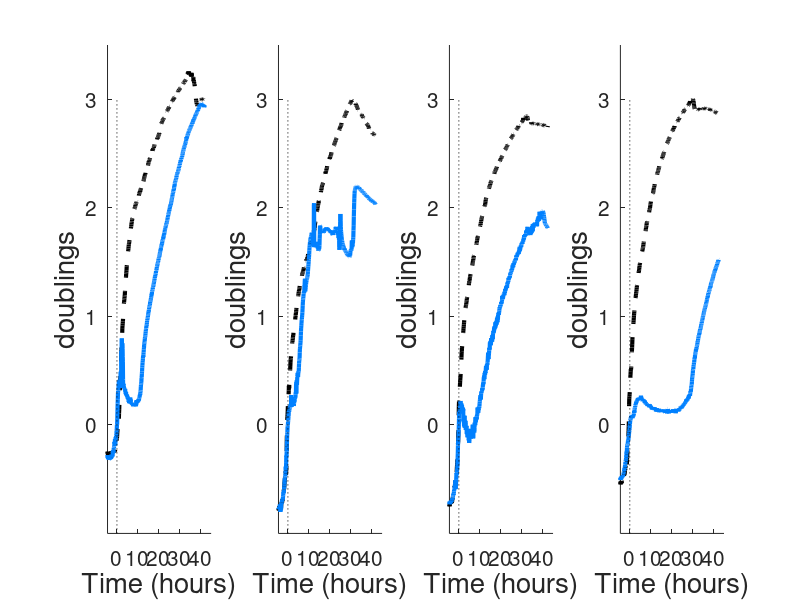

Here is the MATLAB script that generated this plot:
load data

ii=[11 9 5 11];
time=[0:1/12:(length(data)-1)/12]-4.5;


for i=1:4
    j = ii(i);

    subplot(1,4,i)

    x1=squeeze(log2(data(1,i,:)));
    x=squeeze(log2(data(j,i,:)));
    x1=x1-x(55);
    x=x-x(55);

    plot(time,x1,'--k','LineWidth',3)
    hold on
    plot(time,x,'Color',[0 0.5 1],'LineWidth',3)
    plot([0 0],[-1 3],':k')
    axis([-4.5 45 -1 3.5])
    
    set(gca,'FontSIze',15,'YTick',[0:3])
    xlabel('Time (hours)','FontSIze',20)
    ylabel('doublings','FontSIze',20)
    
    grid off
    box off

end
